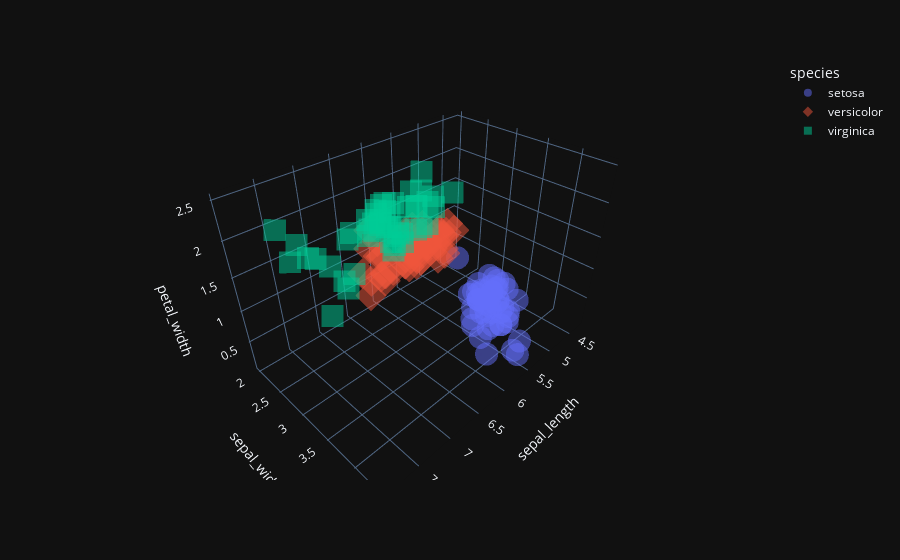

Notebook source saved alongside this figure:
### Code cell
fig = px.scatter_3d(dataset, x='sepal_length', y='sepal_width', z='petal_width',
                    color='species', opacity=0.5, symbol='species')
fig.update_layout(template='plotly_dark')
fig.show()

### Figure 1 — Plotly figure (JSON) as saved in the notebook; plotly's stock layout.template omitted (floating-point values rounded to 4 significant figures)
{"data": [{"hovertemplate": "species=setosa<br>sepal_length=%{x}<br>sepal_width=%{y}<br>petal_width=%{z}<extra></extra>", "legendgroup": "setosa", "marker": {"color": "#636efa", "opacity": 0.5, "symbol": "circle"}, "mode": "markers", "name": "setosa", "scene": "scene", "showlegend": true, "type": "scatter3d", "x": [5.1, 4.9, 4.7, 4.6, 5, 5.4, 4.6, 5, 4.4, 4.9, 5.4, 4.8, 4.8, 4.3, 5.8, 5.7, 5.4, 5.1, 5.7, 5.1, 5.4, 5.1, 4.6, 5.1, 4.8, 5, 5, 5.2, 5.2, 4.7, 4.8, 5.4, 5.2, 5.5, 4.9, 5, 5.5, 4.9, 4.4, 5.1, 5, 4.5, 4.4, 5, 5.1, 4.8, 5.1, 4.6, 5.3, 5], "y": [3.5, 3, 3.2, 3.1, 3.6, 3.9, 3.4, 3.4, 2.9, 3.1, 3.7, 3.4, 3, 3, 4, 4.4, 3.9, 3.5, 3.8, 3.8, 3.4, 3.7, 3.6, 3.3, 3.4, 3, 3.4, 3.5, 3.4, 3.2, 3.1, 3.4, 4.1, 4.2, 3.1, 3.2, 3.5, 3.1, 3, 3.4, 3.5, 2.3, 3.2, 3.5, 3.8, 3, 3.8, 3.2, 3.7, 3.3], "z": [0.2, 0.2, 0.2, 0.2, 0.2, 0.4, 0.3, 0.2, 0.2, 0.1, 0.2, 0.2, 0.1, 0.1, 0.2, 0.4, 0.4, 0.3, 0.3, 0.3, 0.2, 0.4, 0.2, 0.5, 0.2, 0.2, 0.4, 0.2, 0.2, 0.2, 0.2, 0.4, 0.1, 0.2, 0.1, 0.2, 0.2, 0.1, 0.2, 0.2, 0.3, 0.3, 0.2, 0.6, 0.4, 0.3, 0.2, 0.2, 0.2, 0.2]}, {"hovertemplate": "species=versicolor<br>sepal_length=%{x}<br>sepal_width=%{y}<br>petal_width=%{z}<extra></extra>", "legendgroup": "versicolor", "marker": {"color": "#EF553B", "opacity": 0.5, "symbol": "diamond"}, "mode": "markers", "name": "versicolor", "scene": "scene", "showlegend": true, "type": "scatter3d", "x": [7, 6.4, 6.9, 5.5, 6.5, 5.7, 6.3, 4.9, 6.6, 5.2, 5, 5.9, 6, 6.1, 5.6, 6.7, 5.6, 5.8, 6.2, 5.6, 5.9, 6.1, 6.3, 6.1, 6.4, 6.6, 6.8, 6.7, 6, 5.7, 5.5, 5.5, 5.8, 6, 5.4, 6, 6.7, 6.3, 5.6, 5.5, 5.5, 6.1, 5.8, 5, 5.6, 5.7, 5.7, 6.2, 5.1, 5.7], "y": [3.2, 3.2, 3.1, 2.3, 2.8, 2.8, 3.3, 2.4, 2.9, 2.7, 2, 3, 2.2, 2.9, 2.9, 3.1, 3, 2.7, 2.2, 2.5, 3.2, 2.8, 2.5, 2.8, 2.9, 3, 2.8, 3, 2.9, 2.6, 2.4, 2.4, 2.7, 2.7, 3, 3.4, 3.1, 2.3, 3, 2.5, 2.6, 3, 2.6, 2.3, 2.7, 3, 2.9, 2.9, 2.5, 2.8], "z": [1.4, 1.5, 1.5, 1.3, 1.5, 1.3, 1.6, 1, 1.3, 1.4, 1, 1.5, 1, 1.4, 1.3, 1.4, 1.5, 1, 1.5, 1.1, 1.8, 1.3, 1.5, 1.2, 1.3, 1.4, 1.4, 1.7, 1.5, 1, 1.1, 1, 1.2, 1.6, 1.5, 1.6, 1.5, 1.3, 1.3, 1.3, 1.2, 1.4, 1.2, 1, 1.3, 1.2, 1.3, 1.3, 1.1, 1.3]}, {"hovertemplate": "species=virginica<br>sepal_length=%{x}<br>sepal_width=%{y}<br>petal_width=%{z}<extra></extra>", "legendgroup": "virginica", "marker": {"color": "#00cc96", "opacity": 0.5, "symbol": "square"}, "mode": "markers", "name": "virginica", "scene": "scene", "showlegend": true, "type": "scatter3d", "x": [6.3, 5.8, 7.1, 6.3, 6.5, 7.6, 4.9, 7.3, 6.7, 7.2, 6.5, 6.4, 6.8, 5.7, 5.8, 6.4, 6.5, 7.7, 7.7, 6, 6.9, 5.6, 7.7, 6.3, 6.7, 7.2, 6.2, 6.1, 6.4, 7.2, 7.4, 7.9, 6.4, 6.3, 6.1, 7.7, 6.3, 6.4, 6, 6.9, 6.7, 6.9, 5.8, 6.8, 6.7, 6.7, 6.3, 6.5, 6.2, 5.9], "y": [3.3, 2.7, 3, 2.9, 3, 3, 2.5, 2.9, 2.5, 3.6, 3.2, 2.7, 3, 2.5, 2.8, 3.2, 3, 3.8, 2.6, 2.2, 3.2, 2.8, 2.8, 2.7, 3.3, 3.2, 2.8, 3, 2.8, 3, 2.8, 3.8, 2.8, 2.8, 2.6, 3, 3.4, 3.1, 3, 3.1, 3.1, 3.1, 2.7, 3.2, 3.3, 3, 2.5, 3, 3.4, 3], "z": [2.5, 1.9, 2.1, 1.8, 2.2, 2.1, 1.7, 1.8, 1.8, 2.5, 2, 1.9, 2.1, 2, 2.4, 2.3, 1.8, 2.2, 2.3, 1.5, 2.3, 2, 2, 1.8, 2.1, 1.8, 1.8, 1.8, 2.1, 1.6, 1.9, 2, 2.2, 1.5, 1.4, 2.3, 2.4, 1.8, 1.8, 2.1, 2.4, 2.3, 1.9, 2.3, 2.5, 2.3, 1.9, 2, 2.3, 1.8]}], "layout": {"legend": {"title": {"text": "species"}, "tracegroupgap": 0}, "margin": {"t": 60}, "scene": {"domain": {"x": [0, 1], "y": [0, 1]}, "xaxis": {"title": {"text": "sepal_length"}}, "yaxis": {"title": {"text": "sepal_width"}}, "zaxis": {"title": {"text": "petal_width"}}}}}
